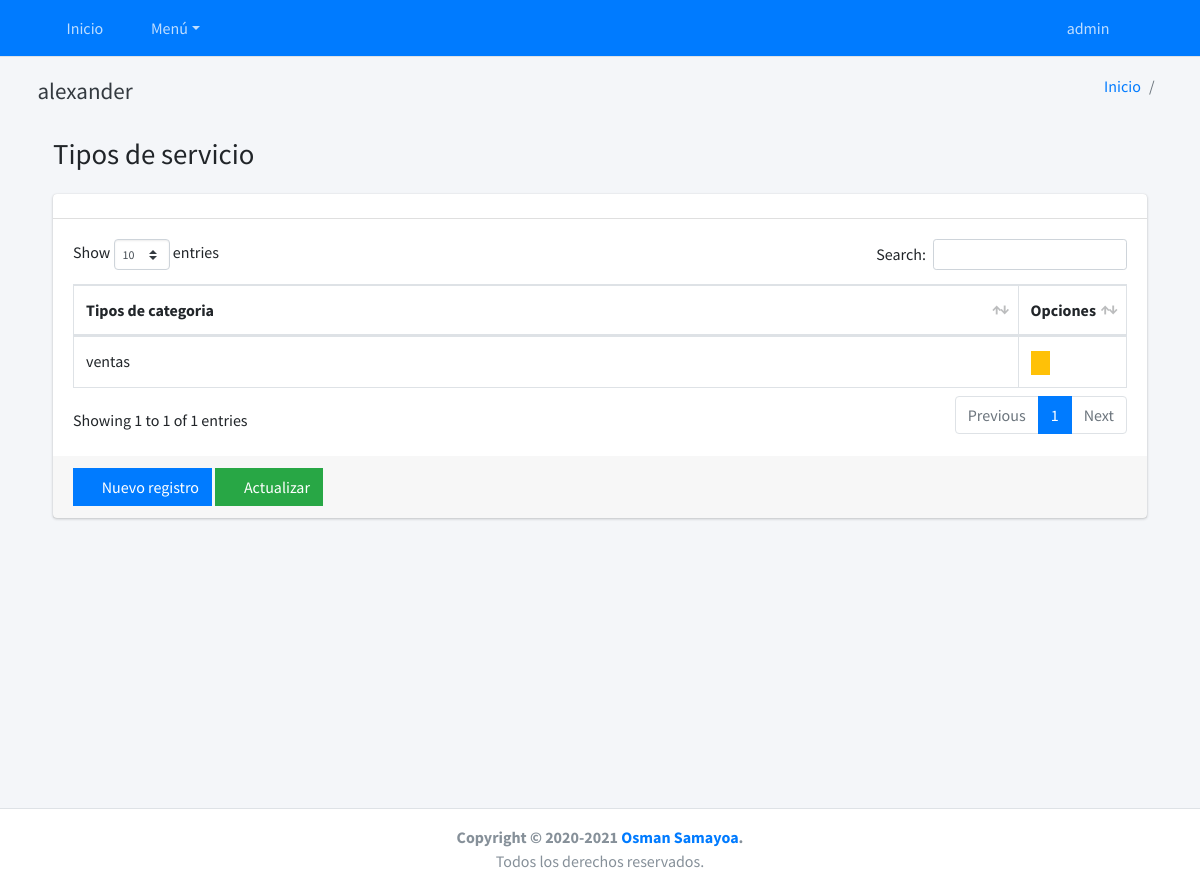
Page /ordenes/lista-servicios/ (signed in) on the committed database.
### usuario/models.py (models this page shows)
class User(AbstractUser):
    def get_full_name(self):
        return '{}{}'.format(self.first_name, self.last_name)

### ordenes/models.py (models this page shows, shortened)
class TiposServicio(BaseModel):
    username = models.ForeignKey(settings.AUTH_USER_MODEL, on_delete=models.CASCADE, blank=True, null=True)
    name = models.CharField('Variedad de servicios', max_length=150)
    class Meta:
        verbose_name = 'Tipo de servicio'
        verbose_name_plural = 'Tipos de servicio'
        db_table = 'TipoServicio'

### ordenes/views.py (the view)
# urls.py: path('lista-servicios/', TipoServicio.as_view(), name='lista_servicios'),
class TipoServicio(ListView):
    model =  TiposServicio
    template_name = 'ordenes/list_tipo_servicio.html'
    def get_queryset(self):
        return self.model.objects.all()
    def get_context_data(self , *args , **kwargs):
        context = super().get_context_data(*args, **kwargs)
        context ['title'] = 'Tipos de servicio'
        context['list_url'] = reverse_lazy('ordenes:lista_servicios')
        context['new_url'] = reverse_lazy('ordenes:new_servicios')
        context['url_home'] = reverse_lazy('bases:home')
        return context

### ordenes/templates/ordenes/list_tipo_servicio.html
{% extends 'base/list.html' %}
{% block columns %}
  <tr>
    <th scope="col" style="width: 90%" >Tipos de categoria</th>
    <th class="all">Opciones</th>
  </tr>
{% endblock %}
{% block rows %}
{% for m in tiposservicio_list  %}
  <tr>
    <td>{{m.name}}</td>
    <td>
      <a href="{% url 'ordenes:update_servicios' m.pk %}" class="btn btn-warning btn-xs btn-flat">
        <i class="fas fa-edit"></i></a>
    </td>
  </tr>
{% endfor %}
{% endblock %}

### templates/base/body.html (shortened to what this page needs)
{% extends 'base/home.html' %}
{% block body %}
    <body class="hold-transition layout-top-nav">
    <div class="wrapper">
        {% include 'base/header.html' %}
        <div class="content-wrapper">
            <div class="content-header">
                <div class="container">
                    <div class="row">
                        <div class="col-sm-6">
                            <h1 class="m-0 text-dark"> <small>{{ request.user.get_full_name }}</small></h1>
                        </div>
                        <div class="col-sm-6">
                            <ol class="breadcrumb float-sm-right">
                                <li class="breadcrumb-item"><a href="{{url_home}}">Inicio</a></li>
                                <li class="breadcrumb-item"><a href="#"></a></li>
                            </ol>
                        </div>
                    </div>
                </div>
            </div>
            <div class="content">
                <div class="container">
                    {% block content %}
                    {% endblock %}
                </div>
            </div>
        </div>
        {% include 'base/footer.html' %}
    </div>
    </body>
{% endblock %}

### templates/base/header.html (shortened to what this page needs)
{% load static %}
<nav class="main-header navbar navbar-expand navbar-dark navbar-primary">
    <div class="container">
        <div class="collapse navbar-collapse order-3" id="navbarCollapse">
            <ul class="navbar-nav">
                <li class="nav-item">
                    <a href="{% url 'bases:home' %}" class="nav-link"><i class="fas fa-home"></i>Inicio</a>
                </li>
                <li class="nav-item dropdown">
                    <a id="dropdownSubMenu1" href="#" data-toggle="dropdown" aria-haspopup="true" aria-expanded="false"
                       class="nav-link dropdown-toggle"><i class="fas fa-folder-open"></i> Menú</a>
                </li>
            </ul>
        </div>
        <ul class="order-1 order-md-3 navbar-nav navbar-no-expand ml-auto">
            <li class="nav-item dropdown">
                <a class="nav-link" data-toggle="dropdown" href="#">
                    <i class="fas fa-users-cog"></i> {{ request.user.username }}
                </a>
            </li>
            <li class="nav-item">
                <a class="nav-link" href="{% url 'bases:logout' %}">
                    <i class="fas fa-power-off" aria-hidden="true"></i>
                </a>
            </li>
        </ul>
    </div>
</nav>

### rows in the picture
User: user.username "admin", user.get_full_name "alexander"
TiposServicio: name "ventas"

### other values in the picture
{{ title }} "Tipos de servicio"
